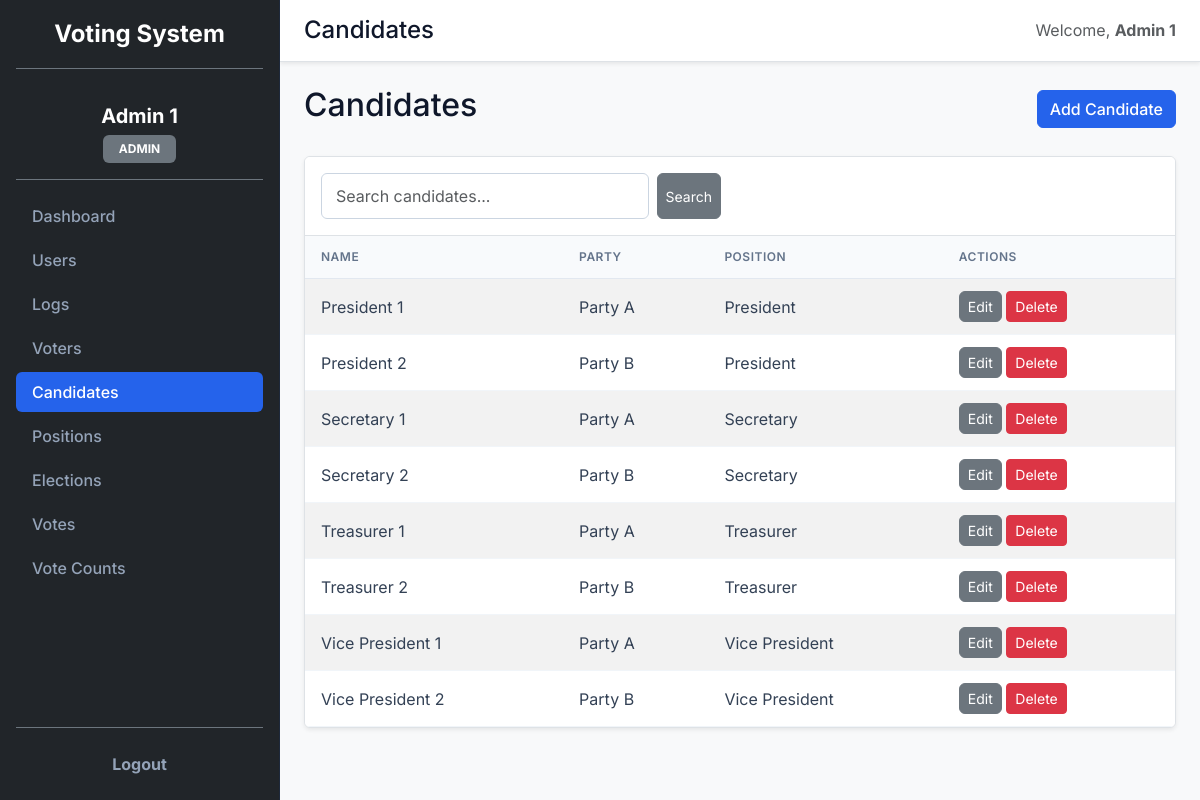
The app's page /admin/candidates.php (signed in) with its own data.
### tables this page shows
CREATE TABLE tbl_candidates (
    candidate_id INT AUTO_INCREMENT PRIMARY KEY,
    candidate_name VARCHAR(100) NOT NULL,
    party_affiliation VARCHAR(100) NOT NULL,
    election_position VARCHAR(100) NOT NULL
);

### admin/candidates.php (the view, shortened to what this page needs)
<?php
require_once '../includes/auth.php';
$page_title = 'Candidates';
$search = '';
$search_param = "%$search%";
$stmt = mysqli_prepare($conn, "SELECT candidate_id, candidate_name, party_affiliation, election_position FROM tbl_candidates WHERE candidate_name LIKE ? OR party_affiliation LIKE ? ORDER BY candidate_name ASC");
mysqli_stmt_bind_param($stmt, 'ss', $search_param, $search_param);
mysqli_stmt_execute($stmt);
$result = mysqli_stmt_get_result($stmt);
$candidates = mysqli_fetch_all($result, MYSQLI_ASSOC);
?>
<!DOCTYPE html>
<html lang="en">
<head>
    <link href="https://cdn.jsdelivr.net/npm/bootstrap@5.3.3/dist/css/bootstrap.min.css" rel="stylesheet">
</head>
<body>
    <div class="d-flex vw-100 vh-100 overflow-hidden">
        <?php $current_page = basename($_SERVER['PHP_SELF']); ?>
        <aside class="d-flex flex-column flex-shrink-0 p-3 text-bg-dark" style="width: 280px; overflow-y: auto;">
            <div class="d-flex align-items-center mb-3 text-white text-decoration-none border-bottom border-secondary pb-3 w-100"><span class="fs-4 fw-bold w-100 text-center">Voting System</span></div>
            <div class="py-3 border-bottom border-secondary w-100 text-center">
                <span class="d-block fw-bold fs-5 mb-1"><?php echo $_SESSION['full_name']; ?></span>
                <span class="badge bg-secondary px-3 py-2"><?php echo strtoupper($_SESSION['role']); ?></span>
            </div>
            <ul class="nav nav-pills flex-column mb-auto mt-3 w-100 gap-1">
                <li class="nav-item"><a href="dashboard.php" class="nav-link text-white <?php echo ($current_page === 'dashboard.php') ? 'active' : ''; ?> px-3 py-2">Dashboard</a></li>
                <li class="nav-item"><a href="users.php" class="nav-link text-white <?php echo ($current_page === 'users.php') ? 'active' : ''; ?> px-3 py-2">Users</a></li>
                <li class="nav-item"><a href="logs.php" class="nav-link text-white <?php echo ($current_page === 'logs.php') ? 'active' : ''; ?> px-3 py-2">Logs</a></li>
                <li class="nav-item"><a href="voters.php" class="nav-link text-white <?php echo ($current_page === 'voters.php') ? 'active' : ''; ?> px-3 py-2">Voters</a></li>
                <li class="nav-item"><a href="candidates.php" class="nav-link text-white <?php echo ($current_page === 'candidates.php') ? 'active' : ''; ?> px-3 py-2">Candidates</a></li>
                <li class="nav-item"><a href="positions.php" class="nav-link text-white <?php echo ($current_page === 'positions.php') ? 'active' : ''; ?> px-3 py-2">Positions</a></li>
                <li class="nav-item"><a href="elections.php" class="nav-link text-white <?php echo ($current_page === 'elections.php') ? 'active' : ''; ?> px-3 py-2">Elections</a></li>
                <li class="nav-item"><a href="votes.php" class="nav-link text-white <?php echo ($current_page === 'votes.php') ? 'active' : ''; ?> px-3 py-2">Votes</a></li>
                <li class="nav-item"><a href="vote_counts.php" class="nav-link text-white <?php echo ($current_page === 'vote_counts.php') ? 'active' : ''; ?> px-3 py-2">Vote Counts</a></li>
            </ul>
            <div class="mt-auto w-100 border-top border-secondary pt-3">
                <a href="../logout.php" class="nav-link text-danger fw-bold px-3 py-2 text-center w-100">Logout</a>
            </div>
        </aside>
        <div class="d-flex flex-column flex-grow-1 overflow-auto bg-light">
            <header class="d-flex justify-content-between align-items-center px-4 py-3 bg-white border-bottom shadow-sm">
                <h1 class="page-title fs-4 mb-0"><?php echo $page_title; ?></h1>
                <div class="text-muted"><span>Welcome, <strong><?php echo $_SESSION['full_name']; ?></strong></span></div>
            </header>
            <main class="p-4 flex-grow-1">
<div class="d-flex justify-content-between align-items-center mb-4">
    <h2><?php echo $page_title; ?></h2>
    <button type="button" class="btn btn-primary" data-bs-toggle="modal" data-bs-target="#addModal">Add Candidate</button>
</div>
<div class="table-responsive bg-white rounded shadow-sm border mb-4">
    <div class="d-flex justify-content-between align-items-center p-3 border-bottom bg-white">
        <form method="GET" action="" class="d-flex gap-2 w-100" style="max-width: 400px;">
            <input type="text" name="search" class="form-control" placeholder="Search candidates..." value="<?php echo $search; ?>">
            <button type="submit" class="btn btn-secondary btn-sm">Search</button>
        </form>
    </div>
    <table class="table table-striped table-hover align-middle">
        <thead>
            <tr>
                <th>Name</th>
                <th>Party</th>
                <th>Position</th>
                <th>Actions</th>
            </tr>
        </thead>
        <tbody>
            <?php foreach ($candidates as $candidate) { ?>
            <tr>
                <td><?php echo $candidate['candidate_name']; ?></td>
                <td><?php echo $candidate['party_affiliation']; ?></td>
                <td><?php echo $candidate['election_position']; ?></td>
                <td>
                    <button class="btn btn-secondary btn-sm" onclick="openEditModal(<?php echo htmlspecialchars(json_encode($candidate)); ?>)">Edit</button>
                    <form method="POST" action="" style="display:inline;" onsubmit="return confirm('Delete this candidate?')">
                        <button type="submit" class="btn btn-danger btn-sm">Delete</button>
                    </form>
                </td>
            </tr>
            <?php } ?>
        </tbody>
    </table>
</div>
            </main>
        </div>
    </div>
</body>
</html>

### includes/style.php (style rules this page uses)
body { font-family: 'Inter', system-ui, -apple-system, sans-serif; background-color: #f8fafc; color: #0f172a; }
aside { background-color: #0f172a !important; border-right: 1px solid #1e293b; }
.nav-link { border-radius: 6px; font-weight: 500; padding: 10px 16px; color: #94a3b8 !important; transition: none; }
.nav-link.active { background-color: #2563eb !important; color: #ffffff !important; }
.table-responsive { border: 1px solid #e2e8f0; border-radius: 8px; overflow: hidden; }
.table { margin-bottom: 0; }
.table th { font-weight: 600; text-transform: uppercase; font-size: 0.75rem; letter-spacing: 0.5px; background-color: #f8fafc; color: #64748b; border-bottom: 1px solid #e2e8f0; padding: 12px 16px; }
.table td { padding: 12px 16px; color: #334155; border-bottom: 1px solid #f1f5f9; }
.btn-primary { background-color: #2563eb; border-color: #2563eb; border-radius: 6px; font-weight: 500; }
.btn-secondary { border-radius: 6px; }
.form-control, .form-select { border-radius: 6px; border: 1px solid #cbd5e1; padding: 10px 14px; }

### records on screen
tbl_candidates: candidate_name "President 1", party_affiliation "Party A", election_position "President"
tbl_candidates: candidate_name "President 2", party_affiliation "Party B", election_position "President"
tbl_candidates: candidate_name "Secretary 1", party_affiliation "Party A", election_position "Secretary"
tbl_candidates: candidate_name "Secretary 2", party_affiliation "Party B", election_position "Secretary"
tbl_candidates: candidate_name "Treasurer 1", party_affiliation "Party A", election_position "Treasurer"
tbl_candidates: candidate_name "Treasurer 2", party_affiliation "Party B", election_position "Treasurer"
tbl_candidates: candidate_name "Vice President 1", party_affiliation "Party A", election_position "Vice President"
tbl_candidates: candidate_name "Vice President 2", party_affiliation "Party B", election_position "Vice President"

### other values on screen
$_SESSION['full_name'] "Admin 1"
$_SESSION['role'] "ADMIN"
$page_title "Candidates"
